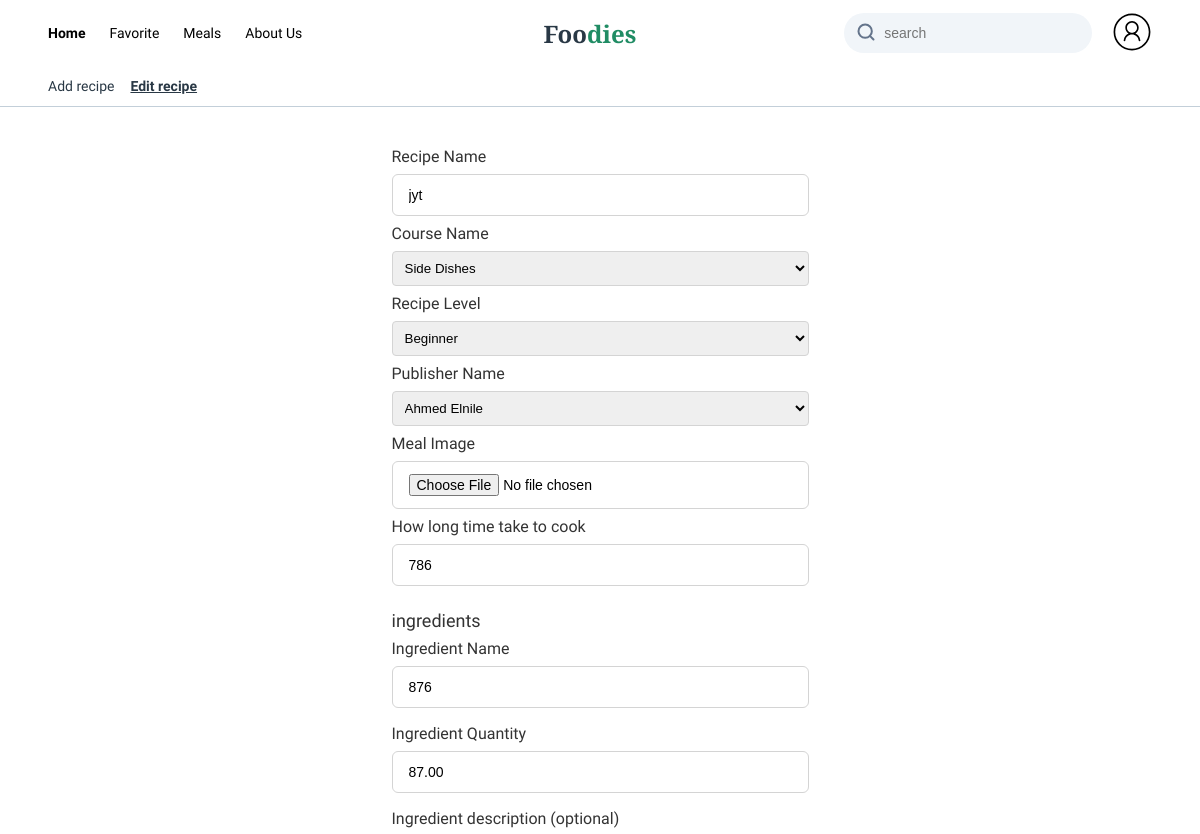
The page /users/editRecipeDetails/10 (signed in, upper part) on the database as committed earlier.
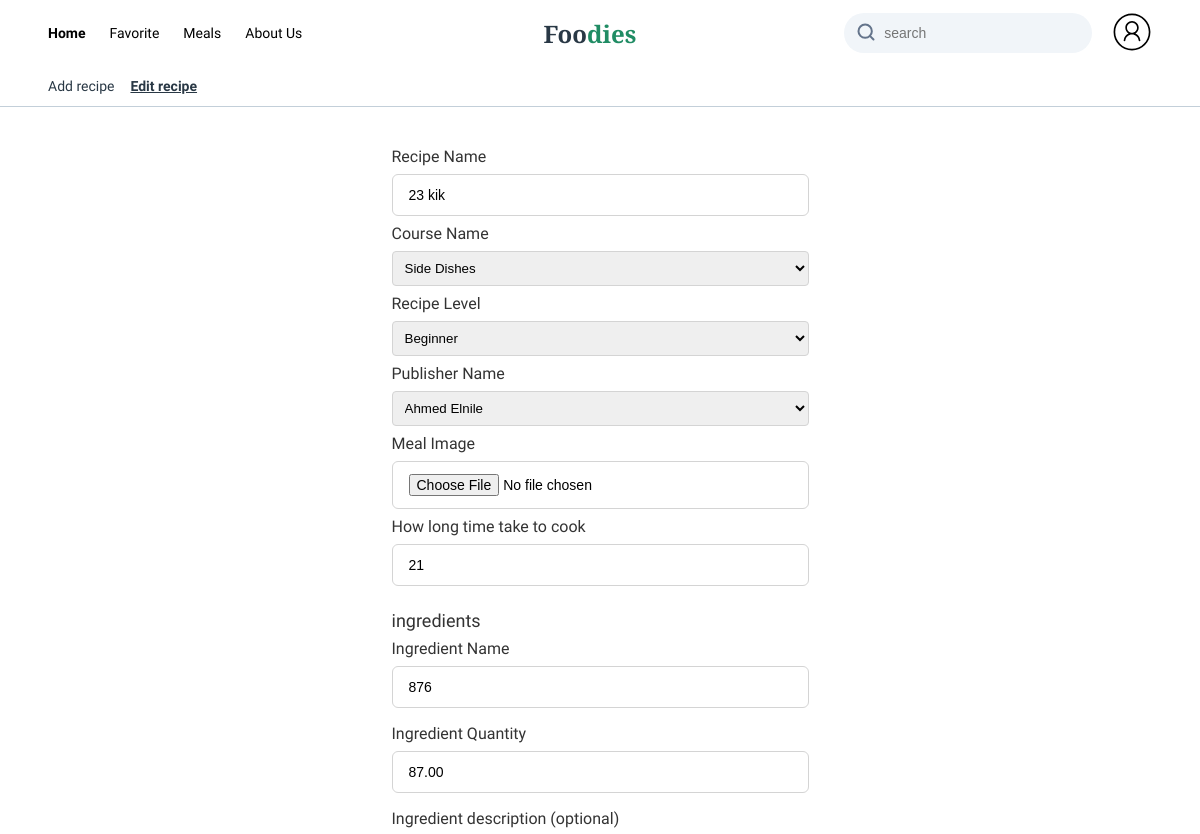
The same page on the database as committed later.
### recipes/models.py (models this page shows, shortened)
class Recipe(models.Model):
    id = models.AutoField(primary_key=True)
    date = models.DateField(auto_now_add=True)
    name = models.CharField(max_length=100)
    publisher = models.ForeignKey(Publisher, on_delete=models.CASCADE, related_name="PublishInfo")
    description = models.TextField(null=False, blank=False)
    duration = models.PositiveIntegerField(null=True, blank=True)
    level = models.ForeignKey(Level, on_delete=models.CASCADE, name='Level')
    category = models.ForeignKey(Category, on_delete=models.CASCADE, related_name="recipes")
    ingredients = models.ManyToManyField(Ingredient, through='RecipeIngredient', related_name='recipes')
    steps = models.TextField(null=False, blank=False)
    image_link = models.CharField(max_length=1000, default='defaultImage')

### users/views.py (the view)
# urls.py: path('editRecipeDetails/<int:recipe_id>', views.editRecipeDetails, name='editRecipeDetails')
def editRecipeDetails(request, recipe_id):
    recipe = get_object_or_404(Recipe, pk=recipe_id)
    Categories = Category.objects.all()
    levels = Level.objects.all()
    Publishers = Publisher.objects.all()
    ingredients = RecipeIngredient.objects.filter(recipe=recipe)
    if request.method == 'POST':
        form = request.POST
        recipeName = form.get('recipe_name')
        category_id = form.get('course_name')
        recipeImage = request.FILES.get('recipe_image')
        publisher_id = form.get('publisher')
        level_name = form.get('recipe_level')
        duration = form.get('recipe_duration')
        steps = form.get('recipe_steps')
        if recipeImage is not None:
            fs = FileSystemStorage()
            filename = fs.save(recipeName, recipeImage)
            uploaded_file_url = fs.url(filename)
            recipe.image_link = uploaded_file_url
        recipeDescription = form.get('recipe_description')
        publisher = get_object_or_404(Publisher, id=publisher_id)
        level = get_object_or_404(Level, name=level_name)
        recipe.name = recipeName
        recipe.publisher = publisher
        recipe.description = recipeDescription
        recipe.duration = duration
        recipe.Level = level
        recipe.recipes = category_id,
        recipe.steps = steps
        recipe.updateRecipe()
        return redirect('users:editRecipePage')
    else:
        return render(request, 'users/editRecipeDetails.html', {
            'recipe': recipe,
            'Categories': Categories,
            'levels': levels,
            'Publishers': Publishers,
            'ingredients': ingredients,
        })

### recipes/models.py (called while the page is built)
    def __str__(self):
        return self.name

### templates/users/editRecipeDetails.html (shortened to what the changed rows need)
{% load static %}
{% load bookmark_filter %}
<!DOCTYPE html>
<html lang="en">
<head>
    <link rel="stylesheet" href="{% static 'recipes/style/header.css' %}?{% now 'U' %}">
    <link rel="stylesheet" href="{% static 'users/style/profile.css' %}?{% now 'U' %}">
    <link rel="stylesheet" href="{% static 'users/style/EditRecipe.css' %}?{% now "U" %}"/>
    <link rel="stylesheet" href="{% static 'users/style/addRecipe.css' %}?{% now 'U' %}">
</head>
<body>
<header>
    <div class="logo">
        <h1>
            <a href="{% url 'index' %}">Foo<span>dies</span></a>
        </h1>
    </div>
</header>
<div class="form-wrapper">
    <form method="POST" action="{% url 'users:editRecipeDetails' recipe_id=recipe.id %}" enctype='multipart/form-data'>
        <div class="recipe_info">
            <div class="row-1">
                <div class="field-form">
                    <label for="recipe_name">Recipe Name</label>
                    <input type="text" name="recipe_name" id="recipe_name" value="{{ recipe.name }}">
                </div>
            </div>
        </div>
        <div class="row-2">
            <div class="form-field ingred">
                <label for="duration">How long time take to cook</label>
                <input type="number" name="recipe_duration" class="duration" value="{{ recipe.duration }}">
            </div>
        </div>
    </form>
</div>
</body>
</html>

Rows that differ between the two databases and show on the page:
changed Recipe: recipe_name "jyt" → "23 kik"; recipe_duration "786" → "21"
